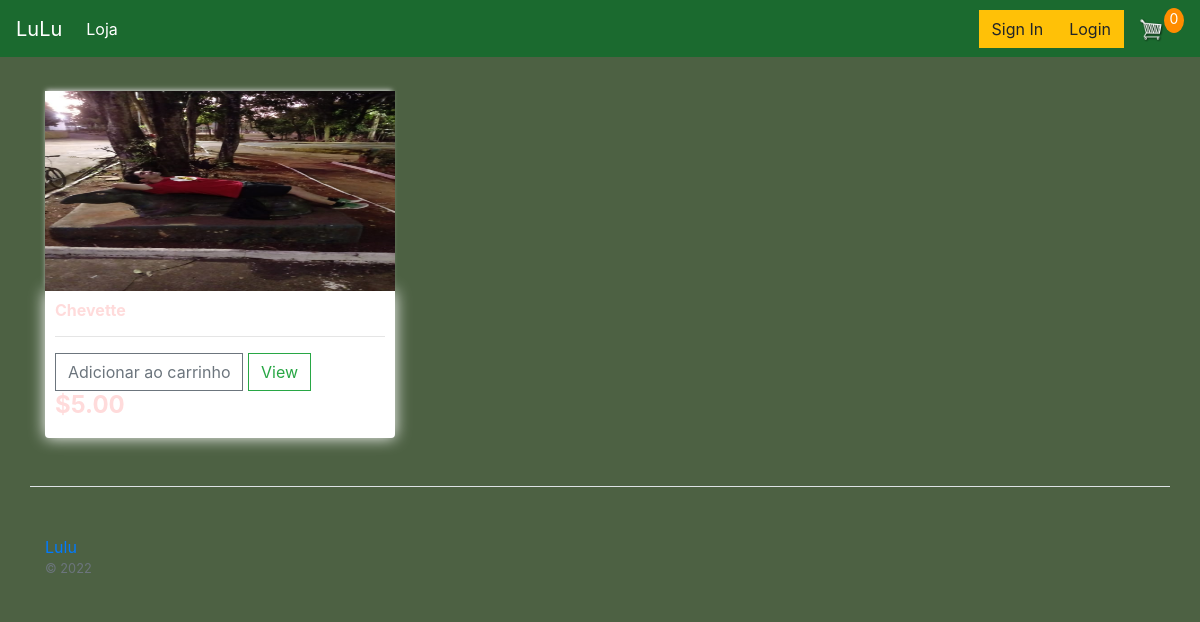
The page / on the database its author committed.
### loja/models.py (models this page shows, shortened)
class Produto(models.Model):
    nome = models.CharField(max_length=200, null=True)
    preco = models.DecimalField(max_digits=7, decimal_places=2)
    digital = models.BooleanField(default=False, null=True, blank=False)
    image = models.ImageField(null=True, blank=True)
    descricao = models.TextField(null=True, blank=True)
    @property
    def imageURL(self):
        try:
            url = self.image.url
        except:
            url = ''
        return url
    class Meta:
        db_table = 'produto'
        verbose_name = 'Produto'
        verbose_name_plural = 'Produtos'

### loja/views.py (the view)
# urls.py: path('', include('loja.urls')),
def loja(request):
    data = cartData(request)
    itemsCarrinho = data['itemsCarrinho']
    produtos = Produto.objects.all()
    context = {'produtos': produtos, 'itemsCarrinho': itemsCarrinho}
    return render(request, 'loja/loja.html', context)

### loja/utils.py (called while the page is built, shortened)
def cookieCart(request):
        try:
            cart = json.loads(request.COOKIES['cart'])
        except:
            cart = {}
        print('Carrinho:', cart)
        items = []
        pedido = {"get_cart_total": 0, "get_cart_items": 0, 'envio': False}
        itemsCarrinho = pedido['get_cart_items']
        return {'pedido': pedido, 'items': items, 'itemsCarrinho': itemsCarrinho}

def cartData(request):
    if request.user.is_authenticated:
        cliente = request.user.cliente
        pedido, criado = Pedido.objects.get_or_create(cliente=cliente, complete=False)
        items = pedido.itempedido_set.all()
        itemsCarrinho = pedido.get_cart_items
    else:
        cookieData = cookieCart(request)
        items = cookieData['items']
        pedido = cookieData['pedido']
        itemsCarrinho = cookieData['itemsCarrinho']
    return {'items': items, 'pedido': pedido, 'itemsCarrinho': itemsCarrinho}

### static/templates/loja/loja.html
{% extends "loja/main.html" %}
{% load static %}
{% block content %}
    <div class="row">
        {% for produto in produtos %}
        <div class="col-lg-4">
            <img class="thumbnail" src="{{produto.imageURL}}">
            <div class="box-element product">
                <h6><strong> {{produto.nome}} </strong></h6>
                <hr>
                <button data-produto="{{produto.id}}" data-action="add" class="btn btn-outline-secondary add-btn update-cart">Adicionar ao carrinho</button>
                <a class="btn btn-outline-success" href="{% url 'view' produto.id %}"> View</a>
                <h4 style="display: inline-block;"><strong>${{produto.preco|floatformat:2}}</strong></h4>
            </div>
        </div>
        {% endfor %}
    </div>
{% endblock content %}

### static/css/main.css (style rules this page uses)
body { background-color: hsla(100, 58%, 13%, 0.778); }
h1,h2,h3,h4,h5,h6 { color:hsl(0, 100%, 93%); }
.box-element { box-shadow:hsl(0, 0%, 100%) 0 0 16px; background-color: #fff; border-radius: 4px; padding: 10px; }
.thumbnail { width: 100%; height: 200px; -webkit-box-shadow: -1px -3px 5px -2px rgba(214,214,214,1); -moz-box-shadow: -1px -3px 5px -2px rgba(214,214,214,1); box-shadow: -1px -3px 5px -2px rgba(214,214,214,1); }
.product { border-radius: 0 0 4px 4px; }
.col-lg-4, .col-lg-6, .col-lg-8, .col-lg-12 { margin-top: 10px; }
.btn { border-radius: 0; }

### rows shown on the page
Produto: imageURL (picture), nome "Chevette", preco "5.00"

### other values the page prints
{{ itemsCarrinho }} "0"
